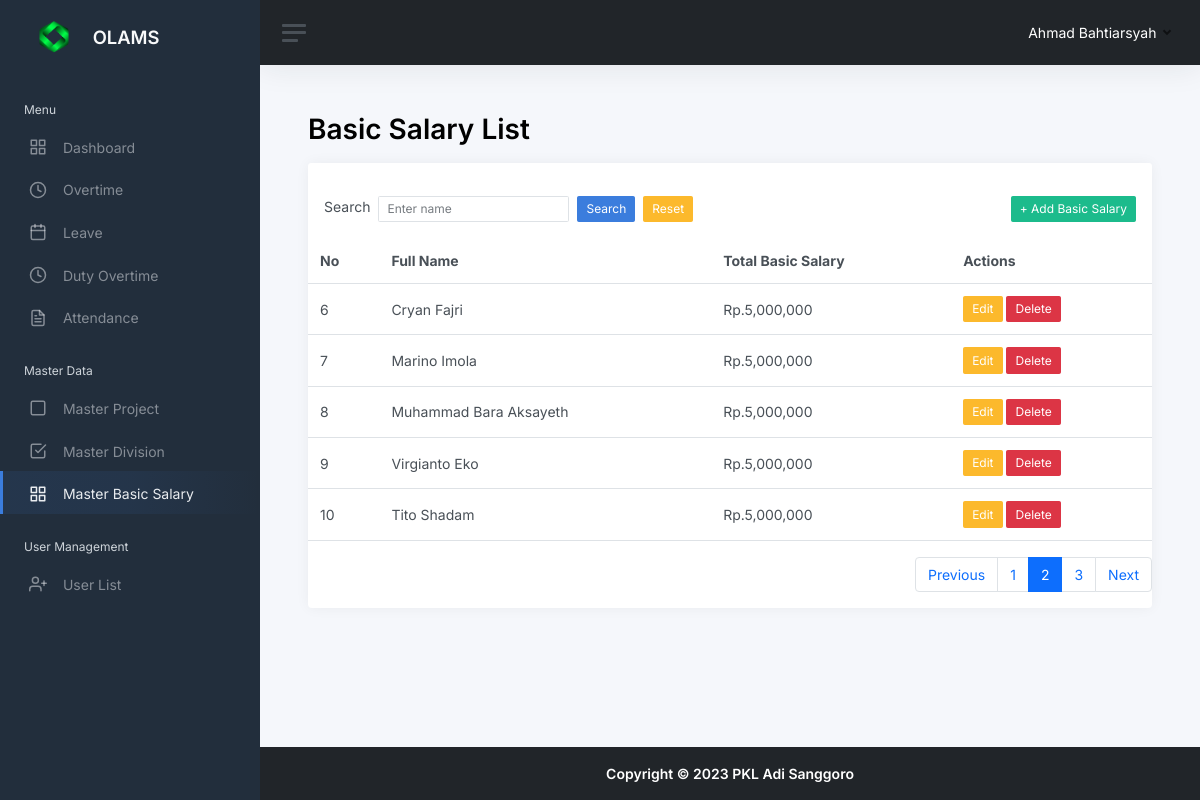
/basicsalary.php?page=2 (signed in), run on the app's committed database.
### tables this page shows
CREATE TABLE `m_basic_salaries` (
  `basic_salary_id` tinyint(3) UNSIGNED NOT NULL,
  `user_id` tinyint(3) UNSIGNED NOT NULL,
  `total_basic_salary` int(10) UNSIGNED NOT NULL,
  `created_at` timestamp NOT NULL DEFAULT current_timestamp(),
  `created_by` tinyint(3) UNSIGNED NOT NULL,
  `update_by` tinyint(3) UNSIGNED DEFAULT NULL,
  `update_at` timestamp NULL DEFAULT NULL ON UPDATE current_timestamp()
);

CREATE TABLE `users` (
  `user_id` tinyint(3) UNSIGNED NOT NULL,
  `role_id` tinyint(3) UNSIGNED NOT NULL,
  `name` varchar(64) NOT NULL,
  `username` varchar(32) NOT NULL,
  `password` varchar(254) NOT NULL,
  `email` varchar(64) NOT NULL,
  `created_by` tinyint(3) UNSIGNED NOT NULL,
  `created_at` timestamp NOT NULL DEFAULT current_timestamp(),
  `updated_by` tinyint(3) UNSIGNED DEFAULT NULL,
  `updated_at` timestamp NULL DEFAULT NULL ON UPDATE current_timestamp()
);

### include/conn.inc.php (called while the page is built, shortened)
<?php
function cleanValue($strhtml)
    {
        $strBersih = $strhtml;
        $strBersih = htmlspecialchars($strBersih);
        $strBersih = trim($strBersih);
        $strBersih = stripslashes($strBersih);
        $strBersih = strip_tags($strBersih);
        return $strBersih;
    }
?>

### basicsalary.php (the view, shortened to what this page needs)
<?php
include __DIR__ . "/include/conn.inc.php";
$show_basic_salary = "SELECT bs.basic_salary_id, u.name, bs.total_basic_salary, bs.created_at
                     FROM m_basic_salaries bs
                     INNER JOIN users u ON bs.user_id = u.user_id";
$limit = 5;
$halaman_aktif = isset($_GET['page']) ? cleanValue($_GET['page']) : 1;
$offset = ($halaman_aktif - 1) * $limit;
$search_basic_salary = "";
$show_basic_salary .= " ORDER BY bs.created_at DESC";
$show_basic_salary .= " LIMIT $limit OFFSET $offset ";
$count_query = "SELECT COUNT(*) AS jumlah_data FROM m_basic_salaries";
$count_result = mysqli_query($conn, $count_query);
$count_data = mysqli_fetch_assoc($count_result);
$jumlah_semua_data = $count_data['jumlah_data'];
$jumlah_halaman = ceil($jumlah_semua_data / $limit);
$prevPage = $halaman_aktif - 1;
$nextPage = $halaman_aktif + 1;
$stmt2 = mysqli_prepare($conn, $show_basic_salary);
mysqli_stmt_execute($stmt2);
$result2 = mysqli_stmt_get_result($stmt2);
$data = mysqli_fetch_all($result2, MYSQLI_ASSOC);
?>
<!DOCTYPE html>
<html lang="en">
<head>
  <?php include "head.inc.php"; ?>
</head>
<body>
  <div class="wrapper">
    <?php include "components/sidebar.inc.php"; ?>
    <div class="main">
      <?php include "components/navbar.inc.php"; ?>
      <main class="content">
        <div class="container-fluid p-0">
          <h1 class="h1 mb-3 judul_halaman"><strong>Basic Salary List</strong></h1>
          <div class="row">
            <div class="col-12">
              <div class="card">
                <div class="card-header">
                </div>
                <div class="row">
                  <div class="col-md-6">
                    <div class="d-flex align-items-center">
                      <form action="<?= cleanValue($_SERVER['PHP_SELF']); ?>" method="get" class="d-flex">
                        <label for="inputSearch" class="ms-3 me-2">Search</label>
                        <input type="text" name="search" id="inputSearch" placeholder="Enter name " class="form-control form-control-sm" value="<?php echo $search_basic_salary ?? ''; ?>">
                        <button type="submit" class="btn btn-sm btn-primary ms-2">Search</button>
                        <a class="btn btn-sm btn-warning mx-2" href="<?php echo cleanValue($_SERVER['PHP_SELF']); ?>">Reset</a>
                      </form>
                    </div>
                  </div>
                  <div class="col-md-6 text-end">
                    <a href="basicsalary_add.php" class="btn btn-sm btn-success me-3 text-white text-decoration-none">+ Add Basic Salary</a>
                  </div>
                </div>
                <div class="table-responsive">
                  <table class="table mb-0 mt-3">
                    <thead>
                      <tr>
                        <th scope="col">No</th>
                        <th scope="col">Full Name</th>
                        <th scope="col">Total Basic Salary</th>
                        <th scope="col">Actions</th>
                      </tr>
                    </thead>
                    <tbody>
                      <?php if (count($data) > 0) : ?>
                        <?php foreach ($data as $key => $row) : ?>
                          <tr>
                            <td><?= $key + 1 + $offset; ?></td>
                            <td><?= $row['name']; ?></td>
                            <td><?= "Rp." . number_format($row['total_basic_salary']); ?></td>
                            <td>
                              <a href="basicsalary_update.php?id=<?= $row['basic_salary_id']; ?>" class="btn btn-warning btn-sm">Edit</a>
                              <a href="basicsalary_delete.php?id=<?= $row['basic_salary_id']; ?>" class="btn btn-danger btn-sm" onclick="return confirm('Are you sure?')">Delete</a>
                            </td>
                          </tr>
                        <?php endforeach; ?>
                      <?php else : ?>
                        <tr>
                          <td colspan="5" style="text-align: center;">No records found!!!</td>
                        </tr>
                      <?php endif; ?>
                    </tbody>
                  </table>
                </div>
                <div class="dataTables_paginate paging_simple_numbers ms-3 mt-3" id="datatables-reponsive_paginate">
                  <ul class="pagination justify-content-end">
                    <?php if (!$search_basic_salary || (count($data) > 5 && $halaman_aktif > 1)) : ?>
                      <?php if ($halaman_aktif > 1) : ?>
                        <li class="page-item">
                          <a class="page-link" href="<?= cleanValue($_SERVER['PHP_SELF']) . '?page=' . $prevPage; ?><?php if (!empty($search_basic_salary)) {
                                                                                                                      echo '&search=' . $search_basic_salary;
                                                                                                                    } ?>">Previous</a>
                        </li>
                      <?php else : ?>
                        <li class="page-item disabled">
                          <span class="page-link">Previous</span>
                        </li>
                      <?php endif; ?>
                      <?php for ($i = 1; $i <= $jumlah_halaman; $i++) : ?>
                        <li class="page-item<?= $i == $halaman_aktif ? ' active' : '' ?>">
                          <a class="page-link" href="<?= cleanValue($_SERVER['PHP_SELF']) . '?page=' . $i; ?><?php if (!empty($search_basic_salary)) {
                                                                                                                echo '&search=' . $search_basic_salary;
                                                                                                              } ?>"><?= $i ?></a>
                        </li>
                      <?php endfor; ?>
                      <?php if ($halaman_aktif < $jumlah_halaman) : ?>
                        <li class="page-item">
                          <a class="page-link" href="<?= cleanValue($_SERVER['PHP_SELF']) . '?page=' . $nextPage; ?><?php if (!empty($search_basic_salary)) {
                                                                                                                      echo '&search=' . $search_basic_salary;
                                                                                                                    } ?>">Next</a>
                        </li>
                      <?php else : ?>
                        <li class="page-item disabled">
                          <span class="page-link">Next</span>
                        </li>
                      <?php endif; ?>
                    <?php endif; ?>
                  </ul>
                </div>
              </div>
            </div>
          </div>
        </div>
      </main>
      <?php include "components/footer.inc.php"; ?>
    </div>
  </div>
</body>
</html>

### data on the page
m_basic_salaries: offset "6", user.name "Cryan Fajri", total_basic_salary "5,000,000"
m_basic_salaries: offset "7", user.name "Marino Imola", total_basic_salary "5,000,000"
m_basic_salaries: offset "8", user.name "Muhammad Bara Aksayeth", total_basic_salary "5,000,000"
m_basic_salaries: offset "9", user.name "Virgianto Eko", total_basic_salary "5,000,000"
m_basic_salaries: offset "10", user.name "Tito Shadam", total_basic_salary "5,000,000"

### other printed values
$_SESSION['name'] "Ahmad Bahtiarsyah"
